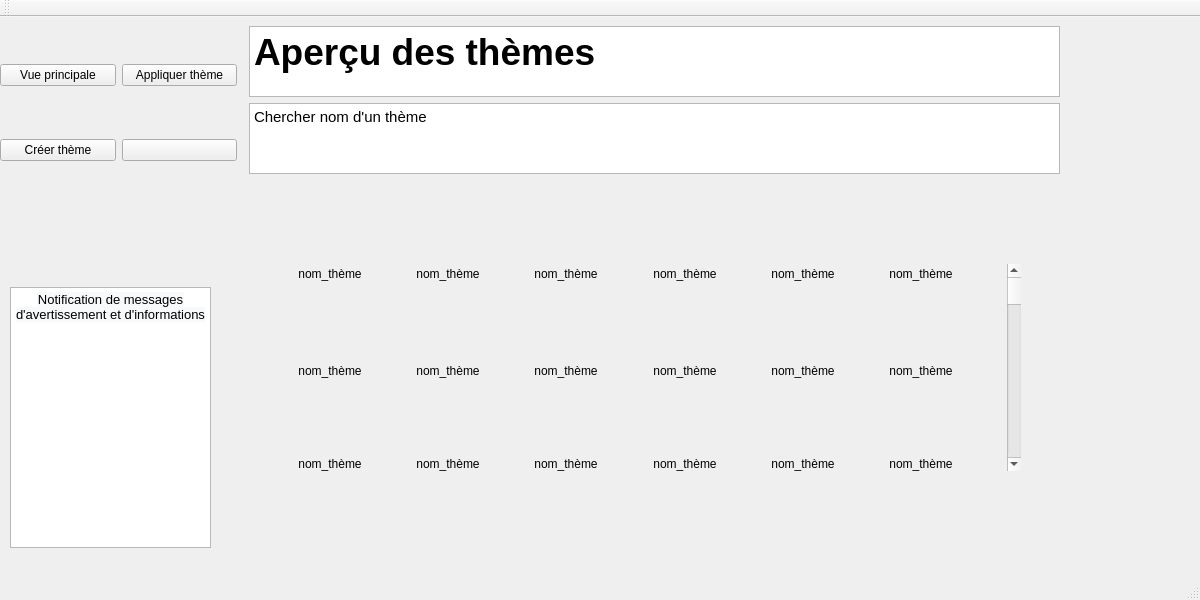
<?xml version="1.0" encoding="UTF-8"?>
<ui version="4.0">
 <class>MainWindow</class>
 <widget class="QMainWindow" name="MainWindow">
  <property name="geometry">
   <rect>
    <x>0</x>
    <y>0</y>
    <width>1200</width>
    <height>600</height>
   </rect>
  </property>
  <property name="windowTitle">
   <string>MainWindow</string>
  </property>
  <widget class="QWidget" name="centralwidget">
   <widget class="QWidget" name="gridLayoutWidget_2">
    <property name="geometry">
     <rect>
      <x>0</x>
      <y>0</y>
      <width>237</width>
      <height>191</height>
     </rect>
    </property>
    <layout class="QGridLayout" name="gridLayout_2">
     <item row="1" column="1">
      <widget class="QPushButton" name="pushButton">
       <property name="text">
        <string/>
       </property>
      </widget>
     </item>
     <item row="0" column="1">
      <widget class="QPushButton" name="pushButton_4">
       <property name="text">
        <string>Appliquer thème</string>
       </property>
      </widget>
     </item>
     <item row="0" column="0">
      <widget class="QPushButton" name="pushButton_3">
       <property name="text">
        <string>Vue principale</string>
       </property>
      </widget>
     </item>
     <item row="1" column="0">
      <widget class="QPushButton" name="pushButton_2">
       <property name="text">
        <string>Créer thème</string>
       </property>
      </widget>
     </item>
    </layout>
   </widget>
   <widget class="QWidget" name="verticalLayoutWidget">
    <property name="geometry">
     <rect>
      <x>10</x>
      <y>270</y>
      <width>201</width>
      <height>261</height>
     </rect>
    </property>
    <layout class="QVBoxLayout" name="verticalLayout">
     <item>
      <widget class="QTextEdit" name="textEdit_2">
       <property name="html">
        <string>&lt;!DOCTYPE HTML PUBLIC &quot;-//W3C//DTD HTML 4.0//EN&quot; &quot;http://www.w3.org/TR/REC-html40/strict.dtd&quot;&gt;
&lt;html&gt;&lt;head&gt;&lt;meta name=&quot;qrichtext&quot; content=&quot;1&quot; /&gt;&lt;meta charset=&quot;utf-8&quot; /&gt;&lt;style type=&quot;text/css&quot;&gt;
p, li { white-space: pre-wrap; }
&lt;/style&gt;&lt;/head&gt;&lt;body style=&quot; font-family:'Ubuntu'; font-size:11pt; font-weight:400; font-style:normal;&quot;&gt;
&lt;p align=&quot;center&quot; style=&quot; margin-top:0px; margin-bottom:0px; margin-left:0px; margin-right:0px; -qt-block-indent:0; text-indent:0px;&quot;&gt;&lt;span style=&quot; font-family:'Helvetica'; font-size:10pt; color:#000000; background-color:#f8f9fa;&quot;&gt;Notification de messages d'avertissement et d'informations&lt;/span&gt;&lt;/p&gt;&lt;/body&gt;&lt;/html&gt;</string>
       </property>
      </widget>
     </item>
    </layout>
   </widget>
   <widget class="QWidget" name="verticalLayoutWidget_2">
    <property name="geometry">
     <rect>
      <x>249</x>
      <y>9</y>
      <width>811</width>
      <height>148</height>
     </rect>
    </property>
    <layout class="QVBoxLayout" name="verticalLayout_2">
     <item>
      <widget class="QTextEdit" name="textEdit">
       <property name="html">
        <string>&lt;!DOCTYPE HTML PUBLIC &quot;-//W3C//DTD HTML 4.0//EN&quot; &quot;http://www.w3.org/TR/REC-html40/strict.dtd&quot;&gt;
&lt;html&gt;&lt;head&gt;&lt;meta name=&quot;qrichtext&quot; content=&quot;1&quot; /&gt;&lt;meta charset=&quot;utf-8&quot; /&gt;&lt;style type=&quot;text/css&quot;&gt;
p, li { white-space: pre-wrap; }
&lt;/style&gt;&lt;/head&gt;&lt;body style=&quot; font-family:'Ubuntu'; font-size:11pt; font-weight:400; font-style:normal;&quot;&gt;
&lt;p style=&quot; margin-top:0px; margin-bottom:0px; margin-left:0px; margin-right:0px; -qt-block-indent:0; text-indent:0px;&quot;&gt;&lt;span style=&quot; font-size:28pt; font-weight:700;&quot;&gt;Aperçu des thèmes&lt;/span&gt;&lt;/p&gt;&lt;/body&gt;&lt;/html&gt;</string>
       </property>
      </widget>
     </item>
     <item>
      <widget class="QTextBrowser" name="textBrowser">
       <property name="html">
        <string>&lt;!DOCTYPE HTML PUBLIC &quot;-//W3C//DTD HTML 4.0//EN&quot; &quot;http://www.w3.org/TR/REC-html40/strict.dtd&quot;&gt;
&lt;html&gt;&lt;head&gt;&lt;meta name=&quot;qrichtext&quot; content=&quot;1&quot; /&gt;&lt;meta charset=&quot;utf-8&quot; /&gt;&lt;style type=&quot;text/css&quot;&gt;
p, li { white-space: pre-wrap; }
&lt;/style&gt;&lt;/head&gt;&lt;body style=&quot; font-family:'Ubuntu'; font-size:11pt; font-weight:400; font-style:normal;&quot;&gt;
&lt;p style=&quot; margin-top:0px; margin-bottom:0px; margin-left:0px; margin-right:0px; -qt-block-indent:0; text-indent:0px;&quot;&gt;Chercher nom d'un thème&lt;/p&gt;&lt;/body&gt;&lt;/html&gt;</string>
       </property>
      </widget>
     </item>
    </layout>
   </widget>
   <widget class="QWidget" name="gridLayoutWidget">
    <property name="geometry">
     <rect>
      <x>250</x>
      <y>180</y>
      <width>771</width>
      <height>341</height>
     </rect>
    </property>
    <layout class="QGridLayout" name="gridLayout">
     <item row="3" column="5">
      <widget class="QLabel" name="label_6">
       <property name="text">
        <string>&lt;html&gt;&lt;head/&gt;&lt;body&gt;&lt;p align=&quot;center&quot;&gt;nom_thème&lt;/p&gt;&lt;/body&gt;&lt;/html&gt;</string>
       </property>
      </widget>
     </item>
     <item row="2" column="1">
      <spacer name="verticalSpacer_2">
       <property name="orientation">
        <enum>Qt::Vertical</enum>
       </property>
       <property name="sizeHint" stdset="0">
        <size>
         <width>20</width>
         <height>40</height>
        </size>
       </property>
      </spacer>
     </item>
     <item row="4" column="1">
      <spacer name="verticalSpacer_3">
       <property name="orientation">
        <enum>Qt::Vertical</enum>
       </property>
       <property name="sizeHint" stdset="0">
        <size>
         <width>20</width>
         <height>40</height>
        </size>
       </property>
      </spacer>
     </item>
     <item row="1" column="13" rowspan="5">
      <widget class="QScrollBar" name="verticalScrollBar">
       <property name="orientation">
        <enum>Qt::Vertical</enum>
       </property>
      </widget>
     </item>
     <item row="5" column="9">
      <widget class="QLabel" name="label_2">
       <property name="text">
        <string>&lt;html&gt;&lt;head/&gt;&lt;body&gt;&lt;p align=&quot;center&quot;&gt;nom_thème&lt;/p&gt;&lt;/body&gt;&lt;/html&gt;</string>
       </property>
      </widget>
     </item>
     <item row="1" column="8">
      <spacer name="horizontalSpacer_5">
       <property name="orientation">
        <enum>Qt::Horizontal</enum>
       </property>
       <property name="sizeHint" stdset="0">
        <size>
         <width>40</width>
         <height>20</height>
        </size>
       </property>
      </spacer>
     </item>
     <item row="5" column="5">
      <widget class="QLabel" name="label_9">
       <property name="text">
        <string>&lt;html&gt;&lt;head/&gt;&lt;body&gt;&lt;p align=&quot;center&quot;&gt;nom_thème&lt;/p&gt;&lt;/body&gt;&lt;/html&gt;</string>
       </property>
      </widget>
     </item>
     <item row="3" column="11">
      <widget class="QLabel" name="label_4">
       <property name="text">
        <string>&lt;html&gt;&lt;head/&gt;&lt;body&gt;&lt;p align=&quot;center&quot;&gt;nom_thème&lt;/p&gt;&lt;/body&gt;&lt;/html&gt;</string>
       </property>
      </widget>
     </item>
     <item row="1" column="5">
      <widget class="QLabel" name="label_8">
       <property name="text">
        <string>&lt;html&gt;&lt;head/&gt;&lt;body&gt;&lt;p align=&quot;center&quot;&gt;nom_thème&lt;/p&gt;&lt;/body&gt;&lt;/html&gt;</string>
       </property>
      </widget>
     </item>
     <item row="0" column="1">
      <spacer name="verticalSpacer">
       <property name="orientation">
        <enum>Qt::Vertical</enum>
       </property>
       <property name="sizeHint" stdset="0">
        <size>
         <width>20</width>
         <height>40</height>
        </size>
       </property>
      </spacer>
     </item>
     <item row="1" column="4">
      <spacer name="horizontalSpacer_3">
       <property name="orientation">
        <enum>Qt::Horizontal</enum>
       </property>
       <property name="sizeHint" stdset="0">
        <size>
         <width>40</width>
         <height>20</height>
        </size>
       </property>
      </spacer>
     </item>
     <item row="3" column="7">
      <widget class="QLabel" name="label_5">
       <property name="text">
        <string>&lt;html&gt;&lt;head/&gt;&lt;body&gt;&lt;p align=&quot;center&quot;&gt;nom_thème&lt;/p&gt;&lt;/body&gt;&lt;/html&gt;</string>
       </property>
      </widget>
     </item>
     <item row="5" column="1">
      <widget class="QLabel" name="label_18">
       <property name="text">
        <string>&lt;html&gt;&lt;head/&gt;&lt;body&gt;&lt;p align=&quot;center&quot;&gt;nom_thème&lt;/p&gt;&lt;/body&gt;&lt;/html&gt;</string>
       </property>
      </widget>
     </item>
     <item row="1" column="3">
      <widget class="QLabel" name="label_14">
       <property name="text">
        <string>&lt;html&gt;&lt;head/&gt;&lt;body&gt;&lt;p align=&quot;center&quot;&gt;nom_thème&lt;/p&gt;&lt;/body&gt;&lt;/html&gt;</string>
       </property>
      </widget>
     </item>
     <item row="3" column="3">
      <widget class="QLabel" name="label_13">
       <property name="text">
        <string>&lt;html&gt;&lt;head/&gt;&lt;body&gt;&lt;p align=&quot;center&quot;&gt;nom_thème&lt;/p&gt;&lt;/body&gt;&lt;/html&gt;</string>
       </property>
      </widget>
     </item>
     <item row="1" column="2">
      <spacer name="horizontalSpacer_2">
       <property name="orientation">
        <enum>Qt::Horizontal</enum>
       </property>
       <property name="sizeHint" stdset="0">
        <size>
         <width>40</width>
         <height>20</height>
        </size>
       </property>
      </spacer>
     </item>
     <item row="1" column="10">
      <spacer name="horizontalSpacer_6">
       <property name="orientation">
        <enum>Qt::Horizontal</enum>
       </property>
       <property name="sizeHint" stdset="0">
        <size>
         <width>40</width>
         <height>20</height>
        </size>
       </property>
      </spacer>
     </item>
     <item row="3" column="9">
      <widget class="QLabel" name="label_3">
       <property name="text">
        <string>&lt;html&gt;&lt;head/&gt;&lt;body&gt;&lt;p align=&quot;center&quot;&gt;nom_thème&lt;/p&gt;&lt;/body&gt;&lt;/html&gt;</string>
       </property>
      </widget>
     </item>
     <item row="1" column="1">
      <widget class="QLabel" name="label_16">
       <property name="text">
        <string>&lt;html&gt;&lt;head/&gt;&lt;body&gt;&lt;p align=&quot;center&quot;&gt;nom_thème&lt;/p&gt;&lt;/body&gt;&lt;/html&gt;</string>
       </property>
      </widget>
     </item>
     <item row="3" column="1">
      <widget class="QLabel" name="label_17">
       <property name="text">
        <string>&lt;html&gt;&lt;head/&gt;&lt;body&gt;&lt;p align=&quot;center&quot;&gt;nom_thème&lt;/p&gt;&lt;/body&gt;&lt;/html&gt;</string>
       </property>
      </widget>
     </item>
     <item row="5" column="7">
      <widget class="QLabel" name="label_10">
       <property name="text">
        <string>&lt;html&gt;&lt;head/&gt;&lt;body&gt;&lt;p align=&quot;center&quot;&gt;nom_thème&lt;/p&gt;&lt;/body&gt;&lt;/html&gt;</string>
       </property>
      </widget>
     </item>
     <item row="1" column="9">
      <widget class="QLabel" name="label_11">
       <property name="text">
        <string>&lt;html&gt;&lt;head/&gt;&lt;body&gt;&lt;p align=&quot;center&quot;&gt;nom_thème&lt;/p&gt;&lt;/body&gt;&lt;/html&gt;</string>
       </property>
      </widget>
     </item>
     <item row="5" column="11">
      <widget class="QLabel" name="label">
       <property name="text">
        <string>&lt;html&gt;&lt;head/&gt;&lt;body&gt;&lt;p align=&quot;center&quot;&gt;nom_thème&lt;/p&gt;&lt;/body&gt;&lt;/html&gt;</string>
       </property>
      </widget>
     </item>
     <item row="1" column="6">
      <spacer name="horizontalSpacer_4">
       <property name="orientation">
        <enum>Qt::Horizontal</enum>
       </property>
       <property name="sizeHint" stdset="0">
        <size>
         <width>40</width>
         <height>20</height>
        </size>
       </property>
      </spacer>
     </item>
     <item row="1" column="0">
      <spacer name="horizontalSpacer">
       <property name="orientation">
        <enum>Qt::Horizontal</enum>
       </property>
       <property name="sizeHint" stdset="0">
        <size>
         <width>40</width>
         <height>20</height>
        </size>
       </property>
      </spacer>
     </item>
     <item row="5" column="3">
      <widget class="QLabel" name="label_15">
       <property name="text">
        <string>&lt;html&gt;&lt;head/&gt;&lt;body&gt;&lt;p align=&quot;center&quot;&gt;nom_thème&lt;/p&gt;&lt;/body&gt;&lt;/html&gt;</string>
       </property>
      </widget>
     </item>
     <item row="1" column="11">
      <widget class="QLabel" name="label_12">
       <property name="text">
        <string>&lt;html&gt;&lt;head/&gt;&lt;body&gt;&lt;p align=&quot;center&quot;&gt;nom_thème&lt;/p&gt;&lt;/body&gt;&lt;/html&gt;</string>
       </property>
      </widget>
     </item>
     <item row="1" column="7">
      <widget class="QLabel" name="label_7">
       <property name="text">
        <string>&lt;html&gt;&lt;head/&gt;&lt;body&gt;&lt;p align=&quot;center&quot;&gt;nom_thème&lt;/p&gt;&lt;/body&gt;&lt;/html&gt;</string>
       </property>
      </widget>
     </item>
     <item row="6" column="1">
      <spacer name="verticalSpacer_4">
       <property name="orientation">
        <enum>Qt::Vertical</enum>
       </property>
       <property name="sizeHint" stdset="0">
        <size>
         <width>20</width>
         <height>40</height>
        </size>
       </property>
      </spacer>
     </item>
     <item row="1" column="12">
      <spacer name="horizontalSpacer_7">
       <property name="orientation">
        <enum>Qt::Horizontal</enum>
       </property>
       <property name="sizeHint" stdset="0">
        <size>
         <width>40</width>
         <height>20</height>
        </size>
       </property>
      </spacer>
     </item>
    </layout>
   </widget>
  </widget>
  <widget class="QMenuBar" name="menubar">
   <property name="geometry">
    <rect>
     <x>0</x>
     <y>0</y>
     <width>1200</width>
     <height>22</height>
    </rect>
   </property>
  </widget>
  <widget class="QStatusBar" name="statusbar"/>
  <widget class="QToolBar" name="toolBar">
   <property name="sizePolicy">
    <sizepolicy hsizetype="Preferred" vsizetype="Fixed">
     <horstretch>0</horstretch>
     <verstretch>0</verstretch>
    </sizepolicy>
   </property>
   <property name="windowTitle">
    <string>toolBar</string>
   </property>
   <property name="iconSize">
    <size>
     <width>32</width>
     <height>32</height>
    </size>
   </property>
   <attribute name="toolBarArea">
    <enum>TopToolBarArea</enum>
   </attribute>
   <attribute name="toolBarBreak">
    <bool>false</bool>
   </attribute>
  </widget>
 </widget>
 <resources/>
 <connections/>
</ui>
